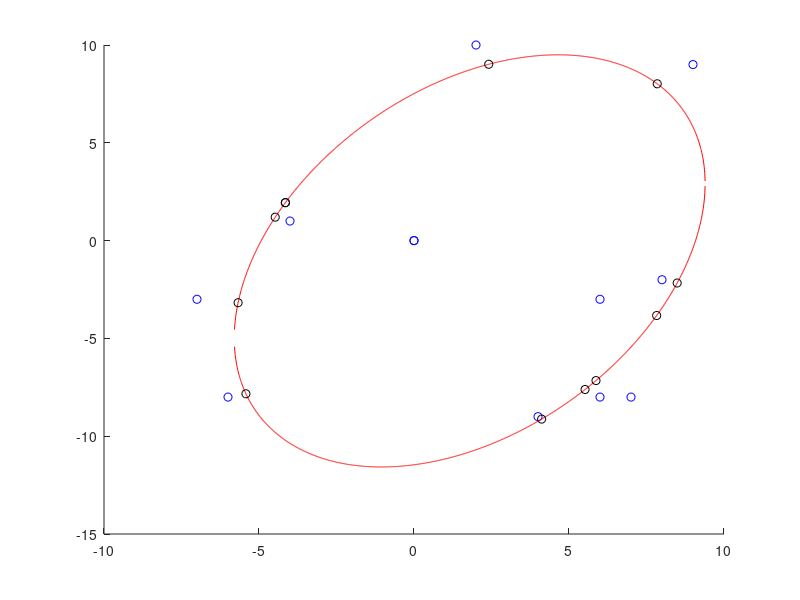

Write MATLAB code to recreate this figure.
function[] = TDRA( )
% This main function will execute the entirety of the Truck and Drone 
% routing algorithm. 

%%%
% When it comes to calculating the "travel time between two customers" we will 
% use the distance between the two nodes for trucks. When calculating the 
% travel time between two customers by UAV, we will use the distance but 
% divided by a speed factor of 1.5.
%%%

    % Variables 
    %      C0            Set of customer locations with depot as the starting
    %                     location where C0.x is the x location of the
    %                     customers and C0.y is the y locations of the
    %                     customers. 
    %       c            Number of customers
    %       U            Set of drones
    %       u            Number of drones
    % aafDistancesTruck  Travel times between two customers i & j by truck
    %     soln           Our representation of the solution where:
    %                      ansoln.Part1 represents the sequence of customers
    %                          visited by the truck
    %                      ansoln.Part2 represents the assignment of
    %                          customers to UAVs & also the sequence of
    %                          visits by each UAV
    %                      ansoln.Part3 represents the launch locations of
    %                          each UAV for every flight
    %                      ansoln.Part4 represents the reconvene locations of
    %                          each UAV for every flight
    %
    
    
    % Generate customer locations
%     x = (50 - -50)*rand(1, 4) + -50;
%     y = (50 - -50)*rand(1, 4) + -50;
%     C0.x = [ 0 -10 0 0 ]; % we treat the first slot as the depot;
%     C0.y = [ 0 0 -10 -5 ];  % we treat the first slot as the depot;
%     C0.x = [ 0 randi([-10, 10], 1, 10) 0 ];
%     C0.y = [ 0 randi([-10, 10], 1, 10) 0 ];
    
    C0.x = [ 0 -4 -7 -6 4 6 2 9 8 7 6 0 ];
    C0.y = [ 0 1 -3 -8 -9 -3 10 9 -2 -8 -8 0];
    
% %            0  1  2  3  4  0   Customer ID
% %            1  2  3  4  5  6   Indices
%     C0.x = [ 0  8  6 -7  1  0 ];
%     C0.y = [ 0 -2 -3 -3  2  0 ];

%            0  1  2  3  4  5  6  0  Customer ID
%            1  2  3  4  5  6  7  8  Indices
%     C0.x = [ 0 -2 -3  2  2  7 -4  0 ]; 
%     C0.y = [ 0  4  1  4  3  1  3  0 ]; 

%%%%%%%%%%%%%%%%%%%%%%%%Testing ellipse fitting %%%%%%%%%%%%%%%%%%%%%%%%
% Slanted ellipse
%     C0.x = [ 1, 2, 3, 4, 4.5, 5, 5.5, 6, 6, 5.7, 5.5, 5, 4, 3, 1, ...
%              -1, -3, -6, -7, -7.5, -7, -6, ...
%              -3, -2, -1, -4, -5];
%     C0.y = [ 7, 6, 5, 4, 3, 2, 0.5, -1, -1.5, -3.5, -4, -5, -5.3, -5.2, -4.5,...
%              8, 8, 7, 6, 4, 2, 0, ...
%              -2.5, -3, -3.5, -1.5, -1];
    

% Ellipse along x axis; This works well 
%     C0.x = [ -3, -2.5, -2, -1.5, -1, -.5, 0, .5, 1, 1.5, 2, 2.5, 3, -3, -2.5, -2, -1.5, -1, -.5, 0, .5, 1, 1.5, 2, 2.5, 3 ];
%     C0.y = [ 0.54, 1.06, 1.34, 1.52, 1.64, 1.71, 1.73, 1.71, 1.64, 1.54, 1.34, 1.06, .54, -0.54, -1.06, -1.34, -1.52, -1.64, -1.71, -1.73, -1.71, -1.64, -1.54, -1.34, -1.06, -.54 ];

% Ellipse along y axis
%     C0.x = [ 0 [ -2 : 0.5 : 2 ] [ -2 : 0.5 : 2 ] 0]
%     C0.y = [0 sqrt( 1 - (C0.x(1 : 9).^2)/4 ) [ -1*sqrt( 1 - (C0.x(10 : 18).^2)/4 ) ] 0 ]
    



    % Plot the customer locations
%     hold on
%     figure( 1 );
%     plot(0,0,'b*', 'MarkerSize', 12)
%     plot(C0.x, C0.y, 'bo')
%     hold off

    
    % Numbers of customers (excluding the depot) 
    c = length(C0.x) - 2;
    
    % Number of drones
    U = [1, 2];
    u = length(U);
    
    % Initial and final temperature (Inputs for SA)
    T0 = 90;
    TFinal = 0.01; 
    Beta_SA = 0.99;
    Imax = 20;
    
    % Calculate the distances between each all points
    % Here, our first row of the columns is how far our depot is from each 
    % of the customers. 
    aafDistances = calculateDistances(C0.x, C0.y);
    
    
    % Initialize solution data structure
    soln.anPart1 = zeros(1, length(C0.x));  % the Truck Route
    soln.anPart2 = [-1];  % Assignment of customers to UAVs
    soln.anPart3 = [-1];  % Launch locations of the UAVs
    soln.anPart4 = [-1];  % Reconvene locations of the UAVs
    
    
    % Generate initial solution s, to the STRPD based on SA
    s = simulatedAnnealing(c, aafDistances, soln, T0, TFinal, Beta_SA, Imax, u);
    
%%%%%%%%%%%%%%%%%%%%%%%%%%%%%%%%%%%%%%%%%%%%%%%%%%%%%%%%%%%%%%%%%%%%%%%%
    % Test plotting our path with drones
    % THis is correct btw
%     s.anPart1 = [ 0 4 2 3 0 ];
%     s.anPart3 = [ 2 -1 ];   % These indices refer to the cell number in part 1, so this is wrong. 
%     s.anPart2 = [ 1 -1 ];   % visits customer 1
%     s.anPart4 = [ 3 -1 ];   % returns to index 2 of s.anPart1 (which is customer 3)
% 
%     s.anPart1 = [ 0 4 3 1 2 0 ];    % MOST RECENT TEST
%     s.anPart3 = [ 1 -1 4 ];
%     s.anPart2 = [ 5 -1 6 ];
%     s.anPart4 = [ 3 -1 5 ]; 
    
%     s.anPart1 = [ 0 4 2 0 ];
%     s.anPart3 = [ 2 3 -1 ];   % These indices refer to the cell number in part 1, so this is wrong. 
%     s.anPart2 = [ 1 3 -1 ];   % visits customer 1
%     s.anPart4 = [ 3 4 -1 ];   % returns to index 2 of s.anPart1 (which is customer 3)

%     s.anPart1 = [ 0 4 2 0 ];
%     s.anPart3 = [ 2 -1 3 ];   % These indices refer to the cell number in part 1, so this is wrong. 
%     s.anPart2 = [ 1 -1 3 ];   % visits customer 1
%     s.anPart4 = [ 3 -1 4 ];   % returns to index 2 of s.anPart1 (which is customer 3)

%     s.anPart1 = [ 0 4 2 0 ];
%     s.anPart3 = [ 2 -1 3 ];   % These indices refer to the cell number in part 1, so this is wrong. 
%     s.anPart2 = [ 1 -1 3 ];   % visits customer 1
%     s.anPart4 = [ 3 -1 4 ];   % returns to index 2 of s.anPart1 (which is customer 3)
%%%%%%%%%%%%%%%%%%%%%%%%%%%%%%%%%%%%%%%%%%%%%%%%%%%%%%%%
    
    % Plot the truck and drone route
%     plot_route( C0, s);
    
    
    % Initialize best solution, the rsult of the best solution, the 
    % iteration number, and the temperature
    s_best = s;
    fs_best = f(aafDistances, s_best, u);
    
    
    % Elliptical stuff
    solnOut = ellipticalCustomerAssignment( s_best, C0, u);
    
    
    
end

%%%%%%%%%%%%%%%%%%%%%%%%%%%%%%%%%%%%%%%%%%%%%%%%%%%%%%%%%%%%%%%%%%%%%%%%%%%
function[ ] = plot_route( C0, s) 
% plot_route will take in the customer locations & the initial solution
% produced via the Simulated annealing method. It will then plot the route 
% the truck will take. 
% Input 
%   C0      The locations of all the customers
%   s       The route we are plotting 
%   u       The number of drones 
% Output
%   

    % Variables
    %    a, b     Placeholder variables for the coordinates 
    %  nCustInd   counter to keep track of the customer indices 
    
    % Plot the truck route
    nCustInd = 2;
    a = [ 0 ]; 
    b = [ 0 ]; 
    
    % Fill in these a and b arrays
%     for i = s.anPart1( 2 : length(C0.x) - 1 )
    for i = s.anPart1( 2 : length(s.anPart1) - 1)
        a(nCustInd) = C0.x(i+1);
        b(nCustInd) = C0.y(i+1);
        nCustInd = nCustInd + 1; 
        a;
        b;
    end

    a(end + 1) = 0;
    b(end + 1) = 0;


        
    % Initialize the coords visited by the drones
    aanDrones = zeros(length(s.anPart2)-1, 6);
    
    C0;
    s; 
    % Fill in this matrix
    for iCustomer = 1 : length(s.anPart2)        
        if s.anPart2(iCustomer) == -1
            aanDrones( iCustomer, : ) = -1*ones(1, 6);
%             aanDrones = [ aanDrones ; -1*ones(1, 6) ]
            
        else
            aanDrones(iCustomer, 1) = C0.x(s.anPart1(s.anPart3(iCustomer)) + 1);
            aanDrones(iCustomer, 4) = C0.y(s.anPart1(s.anPart3(iCustomer)) + 1);

            aanDrones(iCustomer, 3) = C0.x(s.anPart1(s.anPart4(iCustomer)) + 1);
            aanDrones(iCustomer, 6) = C0.y(s.anPart1(s.anPart4(iCustomer)) + 1);

            aanDrones(iCustomer, 2) = C0.x(s.anPart2(iCustomer) + 1);
            aanDrones(iCustomer, 5) = C0.y(s.anPart2(iCustomer) + 1);
        end
    end
    
    
    
    % Plot the drone route
    aColors = ["r--", "b--", "g--", "k--", "m--"];
        
    % 
    aDimensions = size(aanDrones);
    
    % Plot this stuff
    figure(2)
    hold on; 
    plot(0,0,'b*', 'MarkerSize', 12)
    plot(a, b, 'k-')
    plot(a, b, "ro")
    
    iDrone = 1; 
    for iRow = 1 : aDimensions 
        x = [ 0 ];
        y = [ 0 ]; 
        
        if aanDrones(iRow, 1) == -1
            iDrone = iDrone + 1; 
        else
            for iCol = 1 : 3
                x(iCol) = aanDrones(iRow, iCol);
                y(iCol) = aanDrones(iRow, iCol+3);
            end
            
            plot(x, y, aColors(iDrone));
        end
    end
    hold off; 
end

function[ aafDistances ] = calculateDistances( x, y )
% calculateDistances will calculate the distances between all the points 
%   on the graph
% INPUT
%   x, y   the x and y coordinates of the customers
% OUTPUT
%   aafDistances   An array of distances where D_ij is the distance between 
%                    house i and house j; this matrix should be symmetric

    % Variables
    %
    
    % Initialize the distances array
    aafDistances = zeros(length(x));
    
    % Calculate the distances
    for i = 1 : length(x)
        for j = 1 : length(x)
            aafDistances( i, j ) = sqrt( (x(i) - x(j))^2 + (y(i) - y(j))^2 );
        end
    end
    
end

function[ s_best ] = ...
    simulatedAnnealing( c, aafDistances, soln, T0, TFinal, Beta_SA, Imax, u)
% simulatedAnnealing function will take in an array of distances 
% and will generate a random TRP (traveling repairman problem).
% INPUT
%   c              The length of the soln
%  aafdistances    Array of distances between customers
%  soln            Data structure of solution
%   T0             The initial temperature
%   TFinal         The final temperature we want to approach
%  Beta_SA         The cooling schedule for our simulated annealing
%   Imax           The maximum number of iterations
%   u              The numebr of drones
% OUTPUT
%  s_best          Returns the best solution to the TRP 


    % Variables
    %  soln       Data structure with solutions parts 1, 2, 3, and 4 
    %     s       Solution to the TRP problem
    %  s_best     Best solution
    % fs_best     The result of the best solution7
    %     T       The current temperature of our simulated annealing
    

    % Initialize our current and final temperatures
    T = T0;     
    
    % Generate a ranomd TRP (Traveling Repairman Problem) 
    % randomly insert all customers into vector    
    soln.anPart1 = [ 0 randperm(c) 0 ];
    s = soln; % create duplicate of soln for comparison
    
    % Initilaize the best solution and the best result 
    s_best = s;
    fs_best = f(aafDistances, s, u); 
    
    sPrime = soln;
    
    % Run the simulated annealing process
    while T > TFinal
        for i = 1 : Imax 
            % Find neighbor to s
            sPrime.anPart1 = neighbor(s);
            

            
            % Check if neighbor is better than current solution 
            diff = fs_best - f(aafDistances, sPrime, u);
            
            % Check if neighbor is better
            if f(aafDistances, sPrime, u) < f(aafDistances, s_best, u)
                s_best.anPart1 = sPrime.anPart1;
                fs_best = f(aafDistances, sPrime, u); 
            end
            
            % Boltzmann probability time babbbyyyy
            if rand() < exp(-abs(diff) / T)
                s.anPart1 = sPrime.anPart1;
            end
            
        end
        
        % Cooling schedule
        T = Beta_SA * T; 
    end
    
    
    
end

function[ solnOut ] = ellipticalCustomerAssignment( solnIn, C0, k)
% The ellipticalCustomerAssignment heuristic function will take in a soln
% and then will return another solution. 

% INPUT
%  solnIn      This is the input solution
%  C0          The locations (coordinates) of the customers
% OUTPUT
%  solnOut     This is the output solution

    % VARIABLES
    %    D        The design matrix
    %    C        The constraint matrix
    %    S        Scatter matrix
    %    V        Matrix with columns being the eigenvectors
    %    D        Matrix where diagonals are eigenvalues
    %    g        Anonymous function for distance from point to conic
    %    h        Anonymous function for distance between two points
    % aVectorScaled  The parameters that create our ellipse
    
    
    % Create matrix of distances
    aafDistances = calculateDistances(C0.x, C0.y);
    
    % Assign initial variables 
    solnOut = solnIn; 
    fSolnOut = f( aafDistances, solnIn, k);
    
    % Fit an ellipse to C0 
    % First create our design matrix
    D = zeros(length(C0.x) - 1, 6);
    for iRow = 1 : length(C0.x) - 1
        D( iRow, 1 ) = (C0.x(iRow))^2;
        D( iRow, 2 ) = C0.x(iRow) * C0.y(iRow);
        D( iRow, 3 ) = (C0.y(iRow))^2;
        D( iRow, 4 ) = C0.x(iRow);
        D( iRow, 5 ) = C0.y(iRow);
        D( iRow, 6 ) = 1;
        

    end
    
    
    % Next our constraint matrix
    C = zeros(6); 
    C(1, 3) = 2;
    C(3, 1) = 2;
    C(2, 2) = -1; 
    
    % Create scatter matrix
    S = D' * D;
    
    % Find our eigenvalues and eigenvectors
    [ eigenvector, eigenvalue ] = eig( S, C );
    
    % Find the smallest eigenvalue
    fMinDiag = inf;
    for iDiagonal = 1 : 6
        if eigenvalue(iDiagonal, iDiagonal) > 1e-6 && eigenvalue(iDiagonal, iDiagonal) < fMinDiag
            iMinDiag = iDiagonal;
            fMinDiag = eigenvalue(iDiagonal, iDiagonal);
        end
    end
    
    
    % Scale the parameters so that a'C*a = 1
    aVector = eigenvector( :, iMinDiag );
    fScaling = aVector' * C * aVector;
    aVectorScaled = aVector / sqrt(fScaling);
        
    
    % This function gives us the algebraic distance of any point (x, y)
    % from the conic. 
    g = @( a, x, y) (a(1)*x.^2 + a(2).*x.*y + a(3)*y.^2 + a(4)*x + a(5)*y + a(6));
    
    
    % Create functions from the quadratic formulas    
    fplus  = @(a, x) ( -(a(2)*x + a(5)) + sqrt( (a(2)*x + a(5)).^2 - 4*a(3)*(a(1)*x.^2 + a(4)*x + a(6)) ) ) / (2*a(3));
    fminus = @(a, x) ( -(a(2)*x + a(5)) - sqrt( (a(2)*x + a(5)).^2 - 4*a(3)*(a(1)*x.^2 + a(4)*x + a(6)) ) ) / (2*a(3));
    
    
    % Create array of points
    afXData = [ min(C0.x) - 10 : 0.01 : max(C0.x) + 10 ];
    % Check to see if the x and y are imaginary
    counter = 1;
    for x = afXData
        if isreal(fplus( aVectorScaled, x )) && fplus( aVectorScaled, x) ~= 0
            afXGoodData(counter) = x;
            afYDataPositive(counter) = fplus( aVectorScaled, x ); 
        end
        
        if isreal(fminus( aVectorScaled, x )) && fminus( aVectorScaled, x) ~= 0
            afYDataNegative(counter) = fminus( aVectorScaled, x );
        end
        
        if isreal(fminus( aVectorScaled, x )) && isreal(fplus( aVectorScaled, x ))
            counter = counter + 1; 
        end
        
        
    end
               
    
    % Plot the points
    figure(12345)
    hold on; 
    plot(C0.x, C0.y, 'bo')
    plot(afXGoodData, afYDataPositive, 'r-')
    plot(afXGoodData, afYDataNegative, 'r-')
%     hold off; 
    
    % Given a customer point (xi, yi), find the point (x, y) on an ellipse
    % that minimizes the distance between (xi, yi) and (x, y)
    
    % Set the max number of iterations, the threshold
    % for convergence
    nMax = 30; 
    fThreshold = 10^(-6);
    
    % Hard code the function and its jacobian
    h = @(x, y, lambda, xi, yi, a) ...
        [ 2*x - 2*xi + 2*a(1)*x*lambda + a(2)*lambda*y + a(4)*lambda; 
          2*y - 2*yi + a(2)*lambda*x + 2*a(3)*lambda*y + a(5)*lambda; 
          a(1)*x^2 + a(2)*x*y + a(3)*y^2 + a(4)*x + a(5)*y + a(6) ];

    h_jacobian = @(x, y, lambda, xi, yi, a) ...
        [ 2 + 2*a(1)*lambda, a(2)*lambda, 2*a(1)*x + a(2)*y + a(4); 
          a(2)*lambda, 2 + 2*a(3)*lambda, a(2)*x + 2*a(3)*y + a(5); 
          2*a(1)*x + a(2)*y + a(4), a(2)*x + 2*a(3)*y + a(5), 0 ];
      
   % Estimate the root of a function h(x) for each customer
   for iCustomer = 1 : length(C0.x)
       % Set initial guess
       %               x         ,        y       , lambda
       afGuess = [ C0.x(iCustomer); C0.y(iCustomer); 0 ];
       
       [ ae_vals, k, aUnknowns ] = ... 
           newtons_method( nMax, afGuess, fThreshold, h, h_jacobian, aVectorScaled, C0, iCustomer);
       
       % Plot the point
       plot(aUnknowns(1, k-1), aUnknowns(2, k-1), 'ko')
       
       
       % Final Output Lines
       fprintf("\n")
        fprintf("Final Output Line for Part (a)\n")
        fprintf("Current k    |      e^(k+1)     |      x^(k+1)\n" );
        fprintf("  %4d       |   %10.10f   |   [ %2.6f ; %2.6f; %2.6f ]   \n", k-2, ae_vals(k-1), aUnknowns(1, k-1), aUnknowns(2, k-1), aUnknowns(3, k-1))
   end
   hold off; 
end

function[ ae_vals, k, aUnknowns ] = newtons_method( nMax, afGuess, fThreshold, h, h_jacobian, a, C0, iCustomer )
% Newton's method will approximate the roots of our function h. For this
% particular problem, h is the gradient of our distance formula. 
% Input
%   nMax               The maximum number of iterations
%   afGuess            Our initial guess
%   fThreshold         The threshold for convergence
%   h                  The function we are trying to find the root of 
%   h_jacobian         The jacobian of function h
%   aVectorScaled      The paramters we found to create our ellipse
%   C0                 Our set of customers
%   iCustomer          The current customer we are at
% Output
%   ae_vals            Array of error values
%   k                  Number of iterations
%   aUnknowns          Array of unknowns we are trying to find

    % Local Variables
    %  k           Number of iterations it took to converge
    %  e           The error value
    %  xi          x coordinate of the customers
    %  yi          y coordinate of the customers
    
    % Initialize k values and error value e
    k = 1; 
    e = 99;   % absurd error value
    
    % Create variables for the x and y coordinates of the customers
    xi = C0.x(iCustomer); 
    yi = C0.y(iCustomer); 
    
    % Initialize vector to hold the updating x, y, and lambda values and
    % vector for e values
    aUnknowns = zeros(3, nMax); 
    ae_vals = zeros(1, nMax); 
    aUnknowns(:, 1) = afGuess; 
    ae_vals(1) = e; 
    
    % Run Newton's Method for the vector case
    while k < nMax + 2 && ae_vals(k) > fThreshold
        aUnknowns(:, k+1) = aUnknowns(:, k) - ... 
            h_jacobian(aUnknowns(1, k), aUnknowns(2, k), aUnknowns(3, k), xi, yi, a) \ ...
            h(aUnknowns(1, k), aUnknowns(2, k), aUnknowns(3, k), xi, yi, a ); 
        
        % Calculate the error
        ae_vals(k+1) = norm( aUnknowns(:, k+1) - aUnknowns(:, k) );
        
        % Print k, the error and the value
        fprintf("Current k    |      e^(k+1)     |      x^(k+1)\n" );
        fprintf("  %4d       |   %10.10f   |   [ %2.6f ; %2.6f; %2.6f ]   \n", k-1, ae_vals(k+1), aUnknowns(1, k+1), aUnknowns(2, k+1), aUnknowns(3, k+1))
        
        % Update k 
        k = k + 1; 
    end
end

function[ sPrime ] = neighbor( soln )
% The neighbor function will implement the well-known 2-opt method for
% creating neighbors for our current solution s. Here, we must note that
% our 2-opt method will switch two customers within the vector of Parts 1
% and 2. The customers are selected randomly. Our 2-opt is a local search
% heuristic.

% INPUT
%   soln       Current solution data structure.
% OUTPUT
%  sPrime      A neighbor to input solution soln

    % Variables
    %    sPrime    The soln.anPart1 which is the neighbor to our original 
    %                soln.anPart1  
    %  randIndex1  The index of the customer that will be switched out from
    %                part 1 of the soln data structure
    %  randIndex2  The index of the customer that will be switched out from
    %                part 2 of the soln data structure. 
    %    nTemp     A temporary variable that holds the customer at index 
    %                randIndex1
    
    
    % Randomly pick two customer indices from anPart1 
    randIndex1 = -1;
    randIndex2 = -1;
    
    % Make sure that we don't pick the same two indices
    while randIndex1 == randIndex2
        randIndex1 = randi([2, length(soln.anPart1)-1]);
        randIndex2 = randi([2, length(soln.anPart1)-1]); 
    end
    
%     fprintf("Before switching: \n")
%     soln.anPart1
    
    % Switch their positions in soln.anPart1
    nTemp = soln.anPart1(randIndex1);
    soln.anPart1(randIndex1) = soln.anPart1(randIndex2);
    soln.anPart1(randIndex2) = nTemp; 
    
% %     fprintf("after switching: \n")
%     soln.anPart1
    
    % Return the new neighbor to the input solution
    sPrime = soln.anPart1;
    
end

function[ fTotalWaitTime ] = f( aafDistances, soln, k)
% This function f is our wait time function. In this case, we treat
%  the time = distance for our trucks and we calculate the time for the 
%  drones using a speed factor of 1.5

% INPUT
%   aafDistances    Array of floats containing the distances between custs.
%   soln            Data structure of solutions in parts 1, 2, 3 and 4 
%   k               Number of drones
% OUTPUT
%   fTotalWaitTime  Float of total wait time 
    

    % Variables
    %   alpha         Our speed factor for the drones. 
    %   aSoln         Current solution
    
    
    % Initialize constants
    alpha = 1.5;
    
    
    % Create temporary list of customers
    anCustomers = soln.anPart1;
    
    
    % Initialize total wait time
    fTotalWaitTime = 0;
    
    
    % Create vector arrival and departure times for drones and trucks
    aafDroneArrivalTime = zeros(k, length(aafDistances));
    aafTruckArrivalTime = zeros(1, length(aafDistances));
    aafTruckDepartureTime = zeros(1, length(aafDistances));
    
    
    soln;
    aafDistances;
    
    % Calculate the total wait time for the truck customers
    iPrevious = 1; 
    for iCustomerIndex = 2 : length(soln.anPart1) % Here iCustomerIndex = 1 & = length(soln.anPart1) are the nodes 
        iDrone = 1; % Initialize drone counter
        
        % Calculate the arrival time of the truck to this node        
        aafTruckArrivalTime(anCustomers(iCustomerIndex) + 1) = ...
            aafDistances( anCustomers(iCustomerIndex - 1) + 1, anCustomers(iCustomerIndex) + 1 ) ...
          + aafTruckArrivalTime( anCustomers(iCustomerIndex - 1) + 1);
        
%         "Put this arrival times in aafTruckDepartureTimes and vector and 
%          then update them if they have a drone approaching that same
%          node. So that if there is no drone going towards customer at
%          iCustomerIndex, then they already have something in their truck
%          arrival time vector. That is, we are assuming that no customer
%          has a drone delivering to them. 
        aafTruckDepartureTime(anCustomers(iCustomerIndex) + 1) = ...
            aafTruckArrivalTime(anCustomers(iCustomerIndex) + 1);
        

        
        for iReconveneIndex = 1 : length(soln.anPart4)
            
            % Check if we have an "X" there
            if soln.anPart4(iReconveneIndex) == -1
                iDrone = iDrone + 1;
            end
            
            % Get the arrival time of the drones
            if iCustomerIndex == soln.anPart4(iReconveneIndex) % This means there is a drone flying to this point
                a = aafDistances( anCustomers(soln.anPart3(iReconveneIndex)) + 1, soln.anPart2(iReconveneIndex) + 1);
                b = aafDistances( soln.anPart2(iReconveneIndex) + 1, anCustomers(soln.anPart4(iReconveneIndex)) + 1);
                
                aafDroneArrivalTime(iDrone, anCustomers(soln.anPart4(iReconveneIndex)) + 1) = (a + b)/alpha;
                
                %%%% WORKS TILL HERE %%%%
                
                % if Truck is there before the drone, it must wait
                if aafTruckArrivalTime(anCustomers(iCustomerIndex) + 1) < max (aafDroneArrivalTime( :, anCustomers(iCustomerIndex) + 1 ) )
                    aafTruckDepartureTime(anCustomers(iCustomerIndex) + 1) = ...
                        max (aafDroneArrivalTime( :, anCustomers(iCustomerIndex) + 1) );
                elseif aafTruckArrivalTime(anCustomers(iCustomerIndex) + 1) > max( aafDroneArrivalTime( :, iCustomerIndex) )
                    % If the drone is there before the truck
                    aafTruckDepartureTime(anCustomers(iCustomerIndex) + 1) = aafTruckArrivalTime( anCustomers(iCustomerIndex) + 1);
                end
                    
            end
            
        end
       iPrevious = iPrevious + 1;  
    end
    
    
    % Get the total waiting time 
    fTotalWaitTime = aafTruckDepartureTime( soln.anPart1(end - 1) + 1 );       
end
